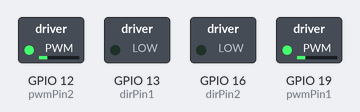
Simulated run of this program. Board: Raspberry Pi (BCM pin numbers). On the bench: switched loads named in the program (green lamp = pin HIGH). What the program prints to the terminal is not drawn. At 30.0 s the program stops and its outputs stay as they are.

Above: at 0.05 s.
At 2.5 s:
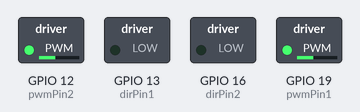
At 5.0 s:
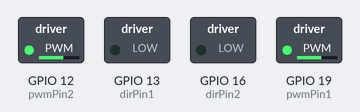
At 10.0 s:
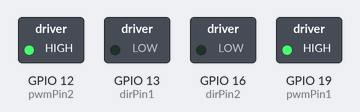
Timing chart, 0 to 13.0 s (numbered marks = the images above):
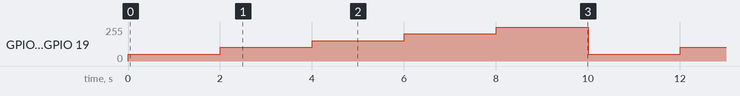

Measured:
- by itself, GPIO 12 (pwmPin2), GPIO 19 (pwmPin1): repeats every 10.0 s: 102/255 2.0 s, 153/255 2.0 s, 204/255 2.0 s, 255/255 2.0 s, 51/255 2.0 s

The program:

aiot_test_DC_motor.py
```python
import RPi.GPIO as IO
import time

# M1 motor output 1
pwmPin1 = 19
dirPin1 = 13

# M2 motor output 2
pwmPin2 = 12
dirPin2 = 16

# RPi GPIO setting
IO.setwarnings(False)
IO.setmode(IO.BCM)				# define pin numbering
IO.setup(pwmPin1, IO.OUT)		# set pin as output
IO.setup(dirPin1, IO.OUT)
IO.setup(pwmPin2, IO.OUT)
IO.setup(dirPin2, IO.OUT)

# L9110 control direction pin set low
IO.output(dirPin1, False)
IO.output(dirPin2, False)

# PWM object for M1
p1 = IO.PWM(pwmPin1, 100)
p1.start(0)						# PWM start. PWM duration 0 -> stop

# PWM object for M2
p2 = IO.PWM(pwmPin2, 100)
p2.start(0)

try:
	count = 1
	for a in range(3):			# testing 3 times
		print("DC motor test: ",count)
		p1.ChangeDutyCycle(20)	# change PWM duration 20 -> speed 20%
		p2.ChangeDutyCycle(20)
		time.sleep(2)
		p1.ChangeDutyCycle(40)	# change PWM duration 40 -> speed 40%
		p2.ChangeDutyCycle(40)
		time.sleep(2)
		p1.ChangeDutyCycle(60)  # change PWM duration 60 -> speed 60%
		p2.ChangeDutyCycle(60)
		time.sleep(2)
		p1.ChangeDutyCycle(80)	# change PWM duration 80 -> speed 80%
		p2.ChangeDutyCycle(80)
		time.sleep(2)
		p1.ChangeDutyCycle(100)	# change PWM duration 100 -> speed 100%
		p2.ChangeDutyCycle(100)
		time.sleep(2)
		count += 1

except KeyboardInterrupt:
	IO.output(dirPin1, False) 	# releasing pins
	IO.output(pwmPin1, False)
	IO.output(dirPin2, False)
	IO.output(pwmPin2, False)
	IO.cleanup()
```
